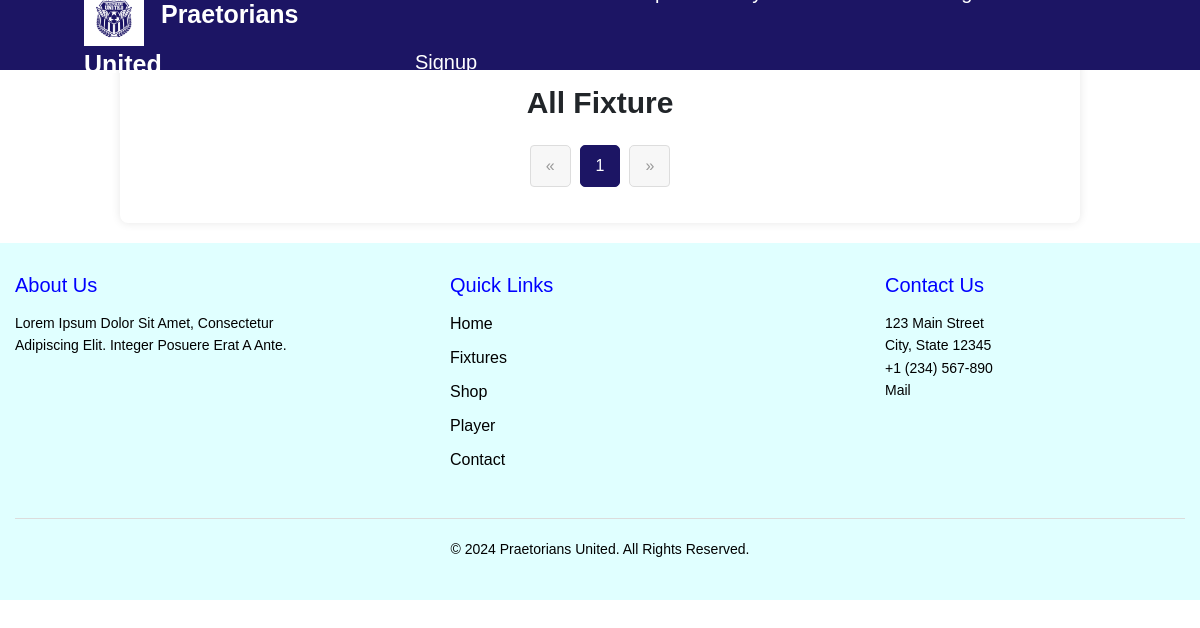
The app's page /fixture/, older data.
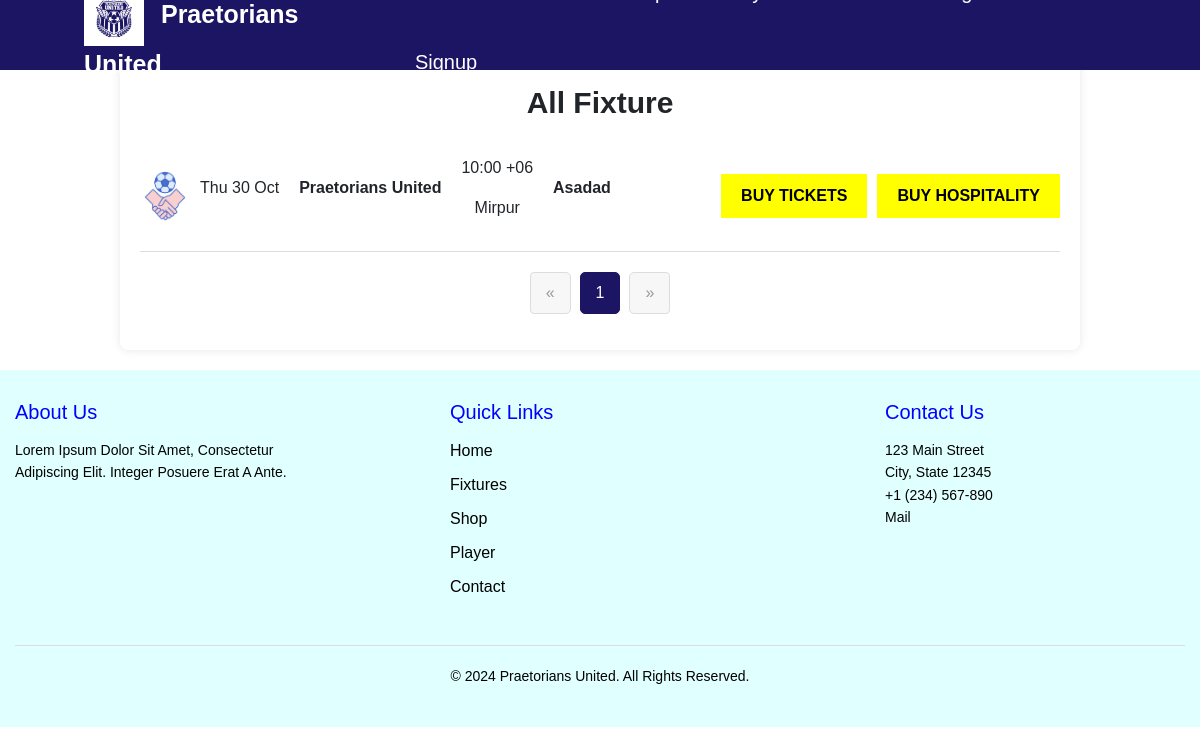
The same page, newer data.
### club/models.py (models this page shows, shortened)
class Fixture(models.Model):
    myTeam = models.CharField(max_length=100,default = None,null=True)
    opponent = models.CharField(max_length=100,default = None)
    date = models.DateTimeField(default = None)
    location = models.CharField(max_length=200,default = None)
    type = models.CharField(max_length = 100,default = None)
    match = models.CharField(max_length = 200,default = None)

### club/views.py (the view)
# urls.py: path('fixture/',views.fixture,name='fixture'),
def fixture(request):
    today = timezone.now().date()
    upcoming_fixtures = Fixture.objects.filter(date__gte=today).order_by('date')
    paginator = Paginator(upcoming_fixtures, 9)
    page_number = request.GET.get('page')
    page_obj = paginator.get_page(page_number)
    data = {
        'page_obj': page_obj,
        'title': 'Upcoming Fixtures - Praetorians United Football Club'
    }
    return render(request, 'fixture.html', data)

### templates/fixture.html (shortened to what this page needs)
{% extends "base.html" %}
{% load static %}
{% block content %}
<div class="fixture-page-container">
    <p class="p-fixture">All Fixture</p>
    {% for fixture in page_obj %}
    <div class="fixture-page">
        <div class="fixture-page-info">
            <img src="{% static 'img/friendly.png' %}" alt="Friendly">
            <div>
                <p class="fixture-page-date">{{ fixture.date|date:"D d M" }}</p>
            </div>
            {% if fixture.type == "Away" %}
            <div>
                <p><strong>{{ fixture.opponent }}</strong></p>
            </div>
            <div class="fixture-page-middle">
                <p>{{ fixture.date|time:"H:i" }} +06</p>
                <p>{{ fixture.location }}</p>
            </div>
            <div>
                <p><strong>{{ fixture.myTeam }}</strong></p>
            </div>
            {% else %}
            <div>
                <p><strong>{{ fixture.myTeam }}</strong></p>
            </div>
            <div class="fixture-page-middle">
                <p>{{ fixture.date|time:"H:i" }} +06</p>
                <p>{{ fixture.location }}</p>
            </div>
            <div>
                <p><strong>{{ fixture.opponent }}</strong></p>
            </div>
            {% endif %}
        </div>
        <div class="fixture-page-actions">
            <button>BUY TICKETS</button>
            <button>BUY HOSPITALITY</button>
        </div>
    </div>
    {% endfor %}
    <nav aria-label="Page navigation">
        <ul class="pagination">
            {% if page_obj.has_previous %}
            <li class="page-item">
                <a class="page-link" href="?page={{ page_obj.previous_page_number }}" aria-label="Previous">
                    <span aria-hidden="true">&laquo;</span>
                </a>
            </li>
            {% else %}
            <li class="page-item disabled">
                <span class="page-link" aria-hidden="true">&laquo;</span>
            </li>
            {% endif %}
            {% for num in page_obj.paginator.page_range %}
            <li class="page-item {% if page_obj.number == num %}active{% endif %}">
                <a class="page-link" href="?page={{ num }}">{{ num }}</a>
            </li>
            {% endfor %}
            {% if page_obj.has_next %}
            <li class="page-item">
                <a class="page-link" href="?page={{ page_obj.next_page_number }}" aria-label="Next">
                    <span aria-hidden="true">&raquo;</span>
                </a>
            </li>
            {% else %}
            <li class="page-item disabled">
                <span class="page-link" aria-hidden="true">&raquo;</span>
            </li>
            {% endif %}
        </ul>
    </nav>
</div>
{% endblock %}

Row changes from the older to the newer data that the page shows:
added Fixture: date "Thu 30 Oct", myTeam "Praetorians United", date "10:00", location "Mirpur", opponent "Asadad"
